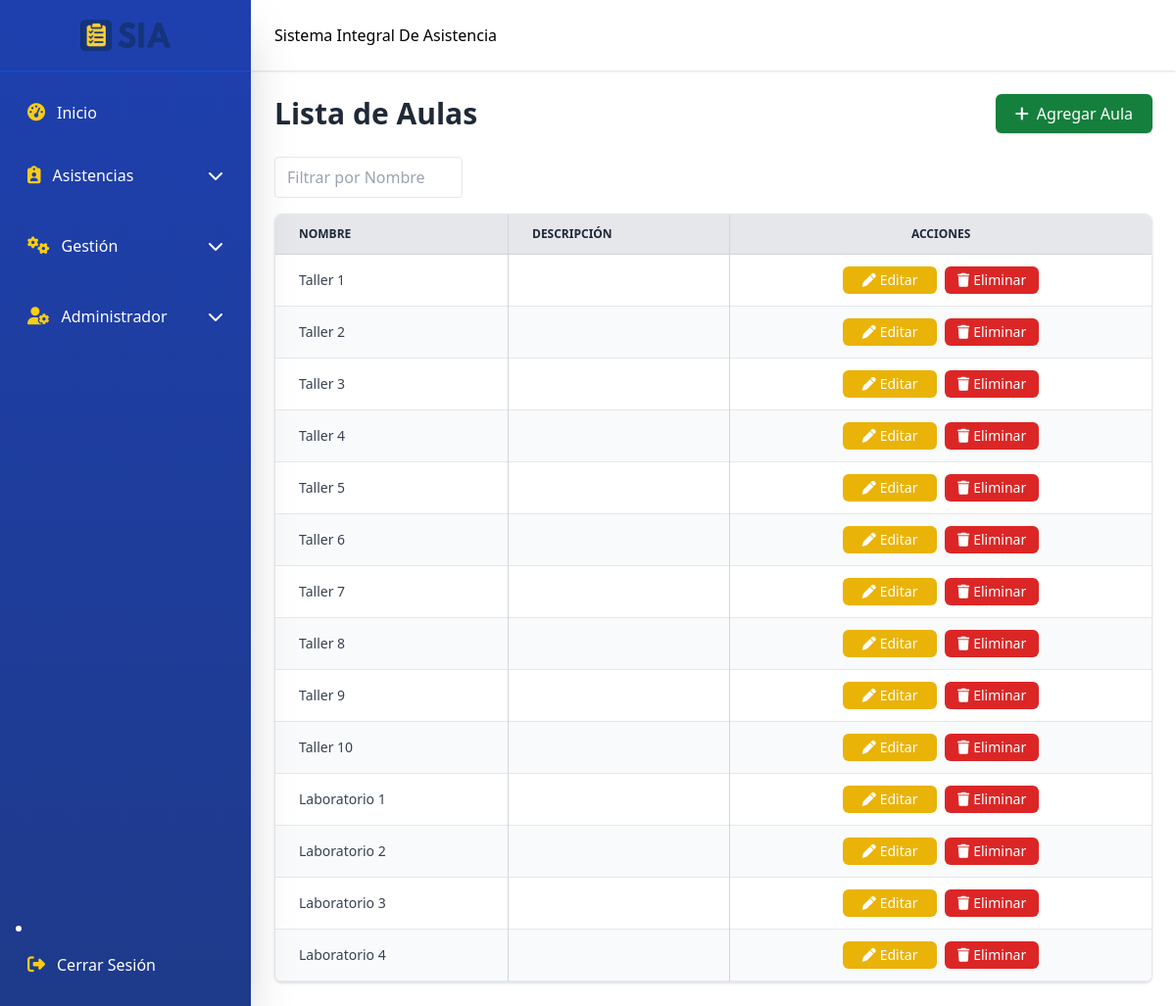
/classrooms.php (signed in), run on an earlier commit of the app's database.
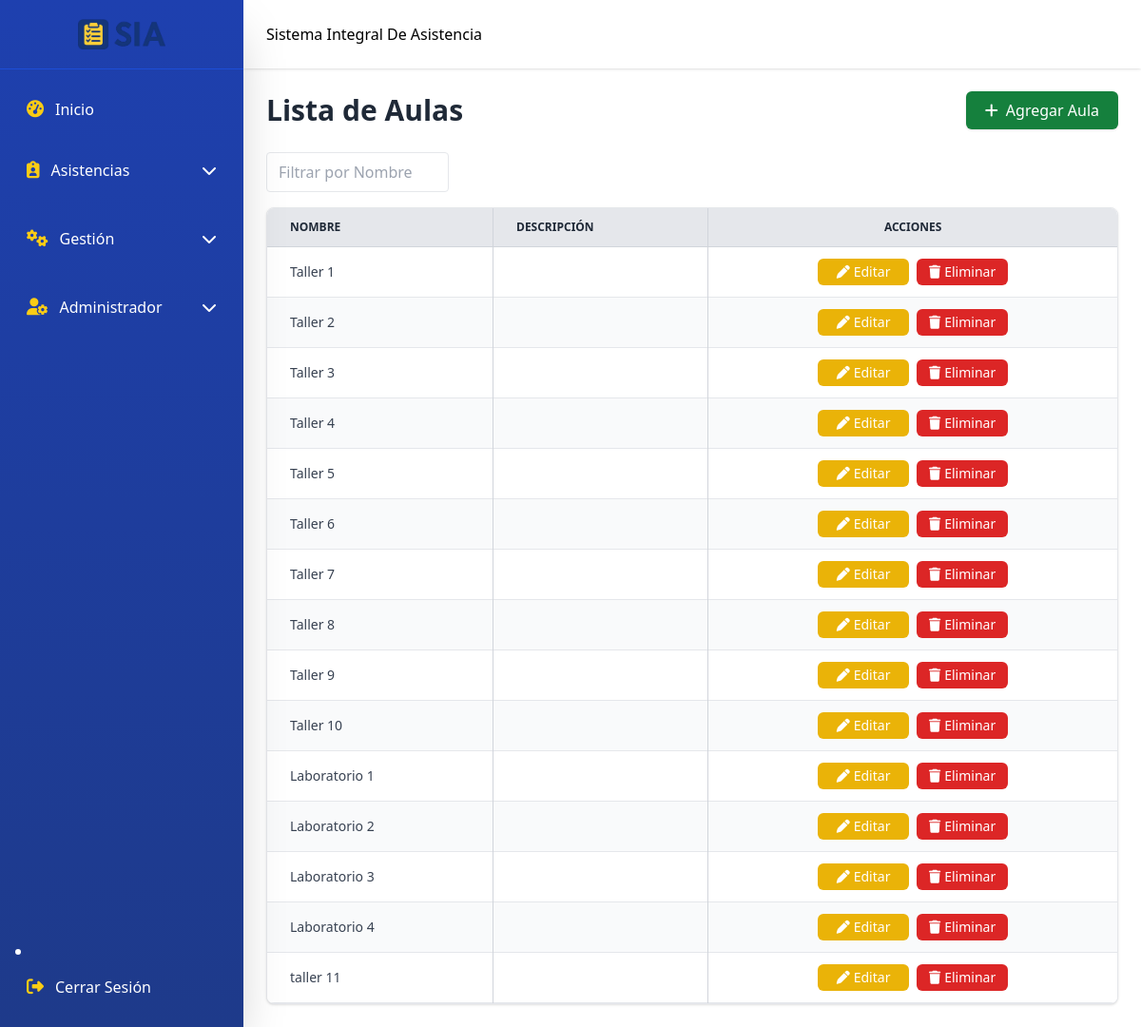
And on a later commit of the database.
### tables this page shows
CREATE TABLE `classrooms` (
  `classroom_id` int(11) NOT NULL,
  `name` varchar(50) NOT NULL,
  `description` varchar(255) DEFAULT NULL
);

### classrooms.php (the view, shortened to what this page needs)
<?php
include 'includes/header.php';
include 'includes/sidebar.php';
include 'includes/navbar.php';
include 'includes/conn.php';
?>
<div class="flex-1 md:ml-64 transition-all duration-300">
  <br><br><br>
  <main class="pt-20 p-4 md:p-6">
    <div class="flex flex-col md:flex-row justify-between items-start md:items-center mb-6 gap-3 md:gap-0">
      <h1 class="text-3xl font-bold text-gray-800">Lista de Aulas</h1>
      <a href="javascript:void(0)" onclick="openModal('addClassroomModal')"
         class="inline-flex items-center bg-green-700 text-white px-5 py-2 rounded-md shadow hover:bg-green-800 transition w-full md:w-auto justify-center">
        <i class="fa-solid fa-plus mr-2"></i> Agregar Aula
      </a>
    </div>
    <div class="flex flex-wrap gap-2 mb-4">
      <input type="text" id="filterName" placeholder="Filtrar por Nombre" class="px-3 py-2 border rounded w-48">
    </div>
    <div class="overflow-x-auto rounded-lg shadow border border-gray-200 bg-white">
      <table class="min-w-full text-sm text-gray-700 border-collapse" id="classroomsTable">
        <thead class="bg-gray-200 text-gray-800 uppercase text-xs font-semibold border-b border-gray-300">
          <tr>
            <th class="px-6 py-3 border-r border-gray-300 text-left">Nombre</th>
            <th class="px-6 py-3 border-r border-gray-300 text-left">Descripción</th>
            <th class="px-6 py-3 text-center">Acciones</th>
          </tr>
        </thead>
        <tbody>
          <?php
          try {
              $stmt = $conn->query("SELECT * FROM classrooms ORDER BY classroom_id ASC");
              $classrooms = $stmt->fetchAll();
              if ($classrooms) {
                  foreach ($classrooms as $i => $classroom) {
                      $rowClass = $i % 2 === 0 ? 'bg-white' : 'bg-gray-50';
                      echo "<tr class='hover:bg-gray-50 {$rowClass} border-b border-gray-200'>";
                      echo "<td class='px-6 py-3 border-r border-gray-300 font-medium'>{$classroom['name']}</td>";
                      echo "<td class='px-6 py-3 border-r border-gray-300'>{$classroom['description']}</td>";
                      echo "<td class='px-6 py-3 flex gap-2 justify-center'>";
                      echo "<a href='javascript:void(0)' onclick='openEditModalClassroom(".json_encode($classroom).")'
                                 class='flex items-center justify-center bg-yellow-500 hover:bg-yellow-600 text-white px-3 py-1 rounded-md transition w-24'>
                                 <i class='fa-solid fa-pen mr-1'></i>Editar
                              </a>";
                      echo "<a href='classrooms_back/delete_classroom.php?id={$classroom['classroom_id']}'
                                 class='flex items-center justify-center bg-red-600 hover:bg-red-700 text-white px-3 py-1 rounded-md transition w-24'
                                 onclick=\"return confirm('¿Estás seguro de eliminar esta aula?')\">
                                 <i class='fa-solid fa-trash mr-1'></i>Eliminar
                              </a>";
                      echo "</td>";
                      echo "</tr>";
                  }
              } else {
                  echo "<tr><td colspan='3' class='px-6 py-3 text-center text-gray-500'>No hay aulas registradas</td></tr>";
              }
          } catch (PDOException $e) {
              echo "<tr><td colspan='3' class='px-6 py-3 text-center text-red-600'>Error: {$e->getMessage()}</td></tr>";
          }
          ?>
        </tbody>
      </table>
    </div>
  </main>
</div>

What changed in the data, as far as the page shows it:
added classrooms: name "taller 11"
